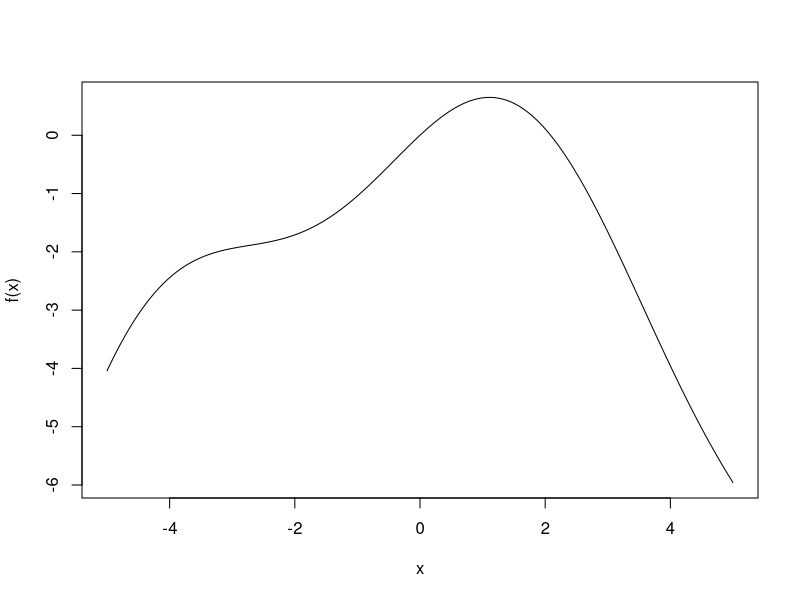
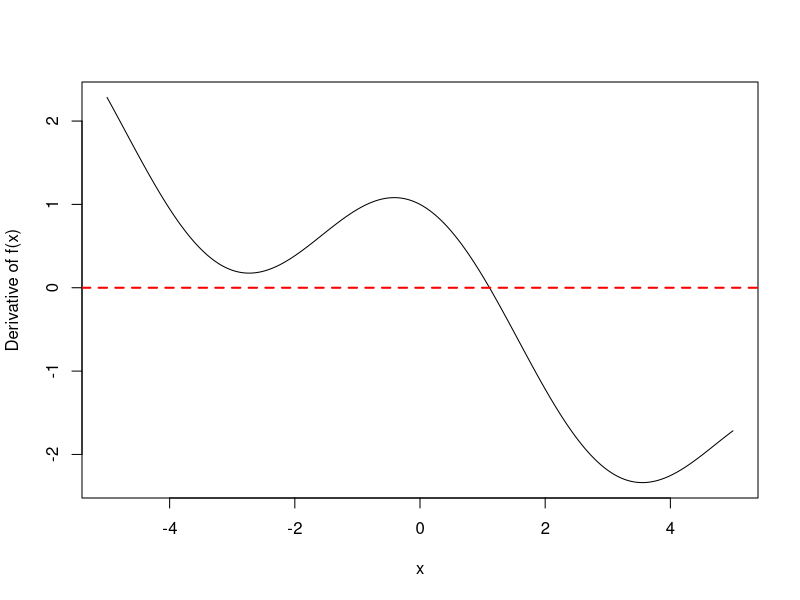
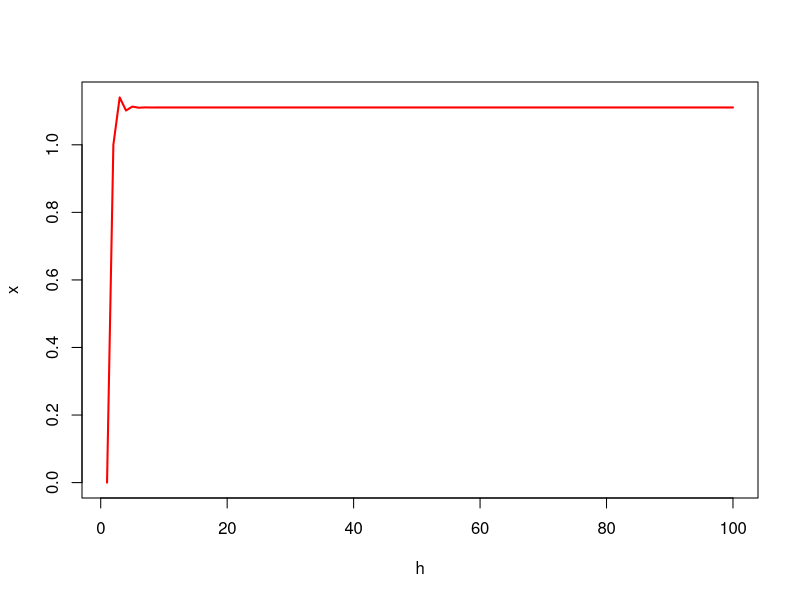
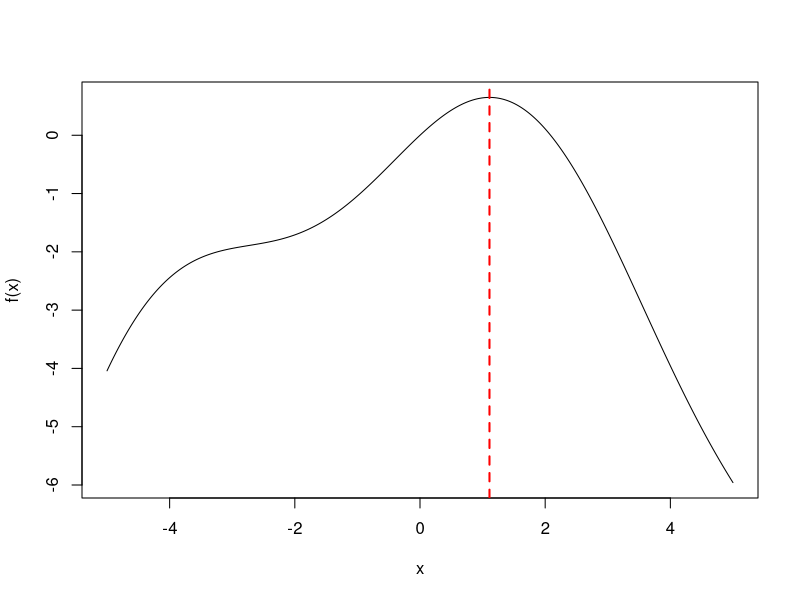
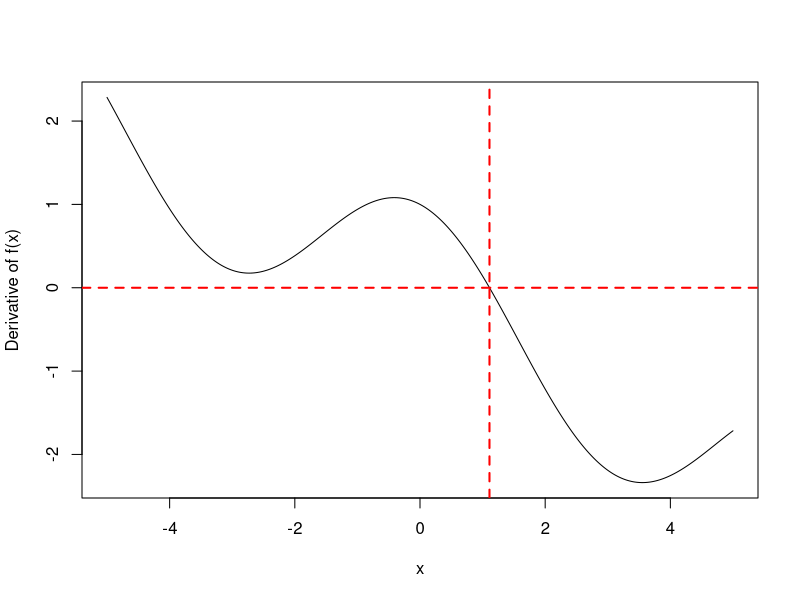
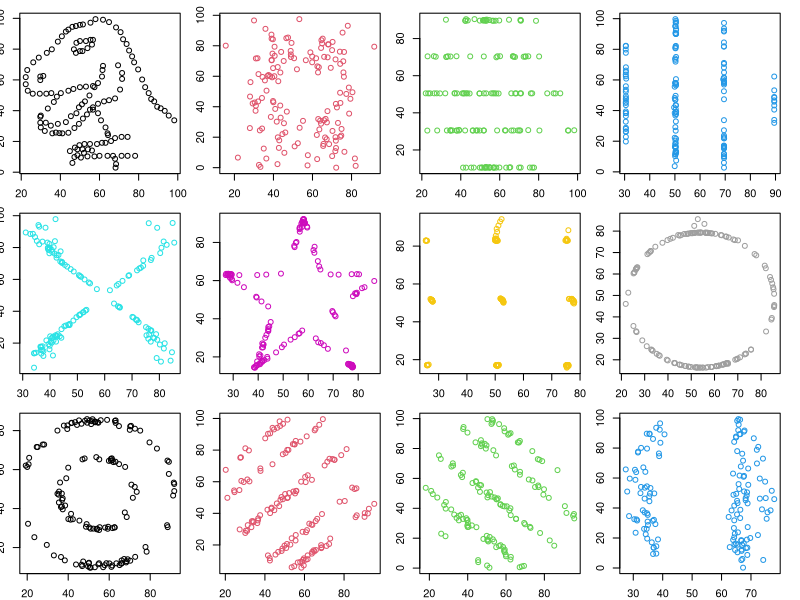
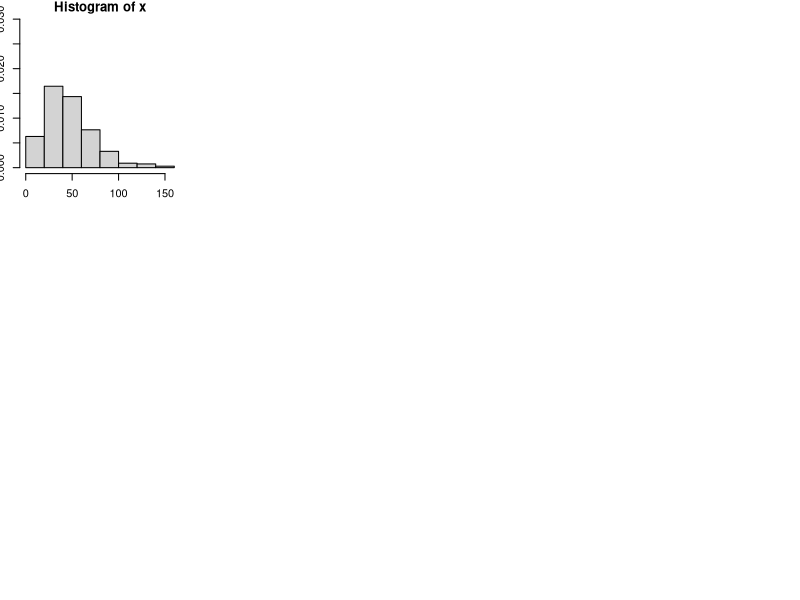

Here is the R script that generated these plots, in order:
setwd("/Users/kurisuuu/Downloads")
#1 
x=seq(-5,5,length.out=1000)
plot(x,sin(x)-0.2*x^2,xlab="x",ylab="f(x)",type="l")

#2
x=seq(-5,5,length.out=1000)
plot(x,cos(x)-0.4*x,xlab="x",ylab="Derivative of f(x)",
      type="l",xlim=c(-5,5))
abline(h=0,lty=2,col="red",lwd=2)

#3
#Define the recursive sequence xh=f′(xh−1)+xh−1, for h≥2, with x1=0. 
#Write a loop that computes xh for h=2,…,100.  Save all the 100 values in a vector 
#x. Plot x. Your plot should look like the one below.

x=numeric(100)
x[1]=0
for(h in 2:100){
  x[h]=cos(x[h-1])-0.4*x[h-1]+x[h-1]
}
h=c(1:100)
x
plot(h,x,type="l",col="red",lwd=2)

#4
x=rep(NA,100)
x[1]=0
for(h in 2:100){
  x[h]=cos(x[h-1])-0.4*x[h-1]+x[h-1]
  old=x[h-1]
  new=x[h]
  if (abs(old-new)<1e-10) 
    break
}
xh=x[!is.na(x)]
xh


#5
#Your *plots* should then look like the *ones* below.
#you can draw 2 seperate without par
#par(mfrow=c(2,1)) 
x=seq(-5,5,length.out=1000)
plot(x,sin(x)-0.2*x^2,xlab="x",ylab="f(x)",type="l",
     xlim=c(-5,5))
abline(v=1.11,lty=2,col="red",lwd=2)

x=seq(-5,5,length.out=1000)
plot(x,cos(x)-0.4*x,xlab="x",ylab="Derivative of f(x)",
     type="l",xlim=c(-5,5))
abline(h=0,lty=2,col="red",lwd=2)
abline(v=1.11,lty=2,col="red",lwd=2)

#6
datasaurus_dozen=read.table("datasaurus_dozen.txt",header=T)

#7
data.types=c(unique(datasaurus_dozen$dataset))
data.types

#8
#make sure you copy all the codes
five.stats=matrix(NA,nrow=12,ncol=6)
five.stats=as.data.frame(five.stats)
names(five.stats)=c("data.type","mean.x","mean.y",
                    "sd.x","sd.y","corr.xy")
d1=subset(datasaurus_dozen,datasaurus_dozen$dataset=="dino")
d2=subset(datasaurus_dozen,datasaurus_dozen$dataset=="away")
d3=subset(datasaurus_dozen,datasaurus_dozen$dataset=="h_lines")
d4=subset(datasaurus_dozen,datasaurus_dozen$dataset=="v_lines")
d5=subset(datasaurus_dozen,datasaurus_dozen$dataset=="x_shape")
d6=subset(datasaurus_dozen,datasaurus_dozen$dataset=="star")
d7=subset(datasaurus_dozen,datasaurus_dozen$dataset=="dots")
d8=subset(datasaurus_dozen,datasaurus_dozen$dataset=="circle")
d9=subset(datasaurus_dozen,datasaurus_dozen$dataset=="bullseye")
d10=subset(datasaurus_dozen,datasaurus_dozen$dataset=="slant_up")
d11=subset(datasaurus_dozen,datasaurus_dozen$dataset=="slant_down")
d12=subset(datasaurus_dozen,datasaurus_dozen$dataset=="wide_lines")
col2=c(mean(d1$x),mean(d2$x),mean(d3$x),mean(d4$x),
       mean(d5$x),mean(d6$x),mean(d7$x),mean(d8$x),
       mean(d9$x),mean(d10$x),mean(d11$x),mean(d12$x))
col3=c(mean(d1$y),mean(d2$y),mean(d3$y),mean(d4$y),
       mean(d5$y),mean(d6$y),mean(d7$y),mean(d8$y),
       mean(d9$y),mean(d10$y),mean(d11$y),mean(d12$y))
col4=c(sd(d1$x),sd(d2$x),sd(d3$x),sd(d4$x),
       sd(d5$x),sd(d6$x),sd(d7$x),sd(d8$x),
       sd(d9$x),sd(d10$x),sd(d11$x),sd(d12$x))
col5=c(sd(d1$y),sd(d2$y),sd(d3$y),sd(d4$y),
       sd(d5$y),sd(d6$y),sd(d7$y),sd(d8$y),
       sd(d9$y),sd(d10$y),sd(d11$y),sd(d12$y))
col6=c(cor(d1$x,d1$y),cor(d2$x,d2$y),cor(d3$x,d3$y),cor(d4$x,d4$y),
       cor(d5$x,d5$y),cor(d6$x,d6$y),cor(d7$x,d7$y),cor(d8$x,d8$y),
       cor(d9$x,d9$y),cor(d10$x,d10$y),cor(d11$x,d11$y),cor(d12$x,d12$y))
#one loop only
for(i in 1:nrow(five.stats)){
  five.stats[i,1]=data.types[i]
  five.stats[i,2]=col2[i]
  five.stats[i,3]=col3[i]
  five.stats[i,4]=col4[i]
  five.stats[i,5]=col5[i]
  five.stats[i,6]=col6[i]
}
five.stats

#9
d=list(d1,d2,d3,d4,d5,d6,d7,d8,d9,d10,d11,d12)
par(mfrow = c(3,4), pty = 's', mar = c(2,1,1,1))
#one loop!
for(i in 1:12){
  plot(d[[i]][[2]],d[[i]][[3]],col=i)
}

#10
#a
f=function(x,a,b){
  (b^a)*(gamma(a))^(-1)*x^(a-1)*exp(-b*x)
}


#b
g=function(x,lambda){
  lambda*exp(-lambda*x)
}


#c
#we start from doing the function once!!!
gen.gamma.once=function(n,mu,sigma){ 
  x=numeric(n)
  a=mu^2/sigma^2 #1
  b=mu/sigma^2
  lambda=b/a #2
  x.star=a/b
  c=f(x.star,a,b)/g(x.star,lambda) #3
  
  while(TRUE){
    y=rexp(1, rate = lambda) #4.1
    u=runif(1) #4.2
    alpha=f(y,a,b)/(c*g(y,lambda)) #4.3
    if(u<alpha) break
  }
  x=y #4.4
}



gen.gamma=function(n,mu,sigma){ #gen.gamma
  x=replicate(n,gen.gamma.once(n,mu,sigma))
}


#d
x=gen.gamma(1000,47,26)
x
hist(x,freq=F,ylim=c(0,0.03))
#use ylim for reading numbers







